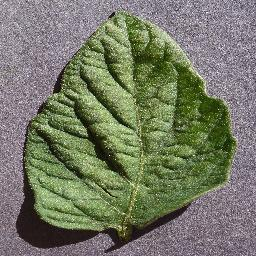
#> input picture dataset/Healthy/00bce074-967b-4d50-967a-31fdaa35e688___RS_HL 0223.JPG, 256 x 256 px
$ python -i severity.py   (imports and definitions only)
#> lines starting #> are read from the running program, lines starting #| are printed output that depends on the picture; after the words box and inside, x2 and y2 are one past the last pixel; in counts of white or black regions, pixels touching at a corner belong together
import cv2
import numpy as np


def estimate_severity(image_path):

    # Read image
    image = cv2.imread(image_path)
#> image is the input picture: shape (256, 256, 3); mean B, G, R 101.8, 121.5, 117.4

    if image is None:
        raise ValueError("Unable to read the uploaded image.")

    # Resize image
    image = cv2.resize(image, (500, 500))
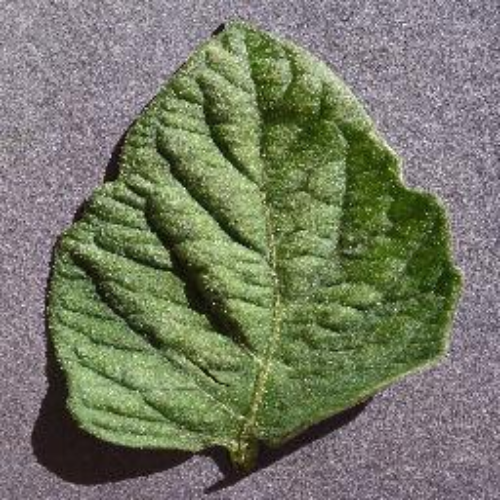
#> image: shape (500, 500, 3); mean B, G, R 101.6, 121.4, 117.2

    # Convert BGR to HSV
    hsv = cv2.cvtColor(image, cv2.COLOR_BGR2HSV)
#> hsv: shape (500, 500, 3); mean H, S, V 89, 70, 126.9

    # ---------------------------------
    # STEP 1: LEAF SEGMENTATION
    # ---------------------------------

    height, width = image.shape[:2]
#> height = 500; width = 500

    mask = np.zeros((height, width), np.uint8)

    background_model = np.zeros((1, 65), np.float64)
    foreground_model = np.zeros((1, 65), np.float64)

    rectangle = (
        5,
        5,
        width - 10,
        height - 10
    )
#> rectangle = (5, 5, 490, 490)

    cv2.grabCut(
        image,
        mask,
        rectangle,
        background_model,
        foreground_model,
        5,
        cv2.GC_INIT_WITH_RECT
    )

    leaf_mask = np.where(
        (mask == cv2.GC_FGD) |
        (mask == cv2.GC_PR_FGD),
        255,
        0
    ).astype("uint8")

    # Keep largest foreground region
    contours, _ = cv2.findContours(
        leaf_mask,
        cv2.RETR_EXTERNAL,
        cv2.CHAIN_APPROX_SIMPLE
    )
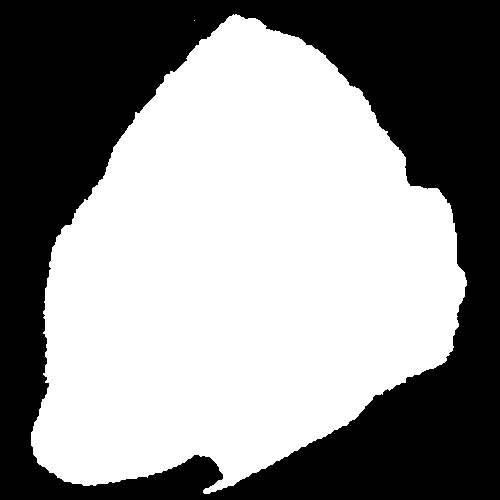
#> leaf_mask: shape (500, 500); 56% white; 1 black region, box (x1, y1, x2, y2) and area: (0, 0, 500, 500) 110094

    if not contours:
        raise ValueError("Leaf region could not be detected.")

    largest_contour = max(
        contours,
        key=cv2.contourArea
    )

    leaf_mask = np.zeros_like(leaf_mask)

    cv2.drawContours(
        leaf_mask,
        [largest_contour],
        -1,
        255,
        thickness=cv2.FILLED
    )
#> leaf_mask: shape (500, 500); 56% white; 1 black region, box (x1, y1, x2, y2) and area: (0, 0, 500, 500) 110095

    # ---------------------------------
    # STEP 2: DISEASE REGION DETECTION
    # ---------------------------------

    # Brown and yellow lesion ranges
    lower_brown = np.array([5, 40, 20])
    upper_brown = np.array([25, 255, 220])

    lower_yellow = np.array([20, 40, 40])
    upper_yellow = np.array([35, 255, 230])

    brown_mask = cv2.inRange(
        hsv,
        lower_brown,
        upper_brown
    )
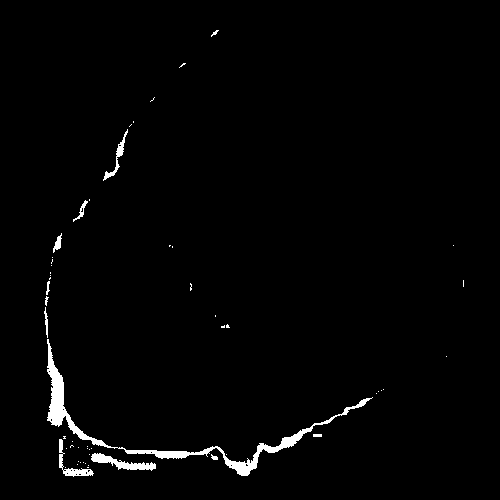
#> brown_mask: shape (500, 500); 1.6% white; 55 white regions (43 under 20 px), largest, box (x1, y1, x2, y2) and area: (47, 339, 373, 476) 2662, (91, 453, 156, 471) 454, (59, 439, 94, 477) 300

    yellow_mask = cv2.inRange(
        hsv,
        lower_yellow,
        upper_yellow
    )
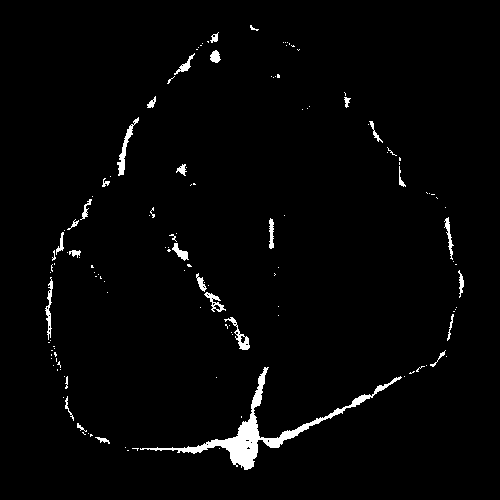
#> yellow_mask: shape (500, 500); 2.2% white; 135 white regions (103 under 20 px), largest, box (x1, y1, x2, y2) and area: (140, 367, 402, 470) 2628, (117, 117, 139, 176) 285, (224, 317, 250, 350) 204

    disease_mask = cv2.bitwise_or(
        brown_mask,
        yellow_mask
    )
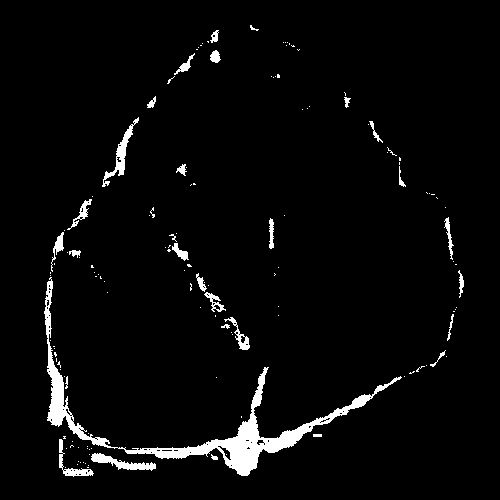
#> disease_mask: shape (500, 500); 3.6% white; 138 white regions (107 under 20 px), largest, box (x1, y1, x2, y2) and area: (44, 277, 402, 476) 5406, (102, 117, 139, 187) 489, (91, 453, 156, 471) 454

    # Consider disease pixels only inside leaf
    disease_mask = cv2.bitwise_and(
        disease_mask,
        leaf_mask
    )

    # Remove small noise
    kernel = np.ones((3, 3), np.uint8)

    disease_mask = cv2.morphologyEx(
        disease_mask,
        cv2.MORPH_OPEN,
        kernel
    )
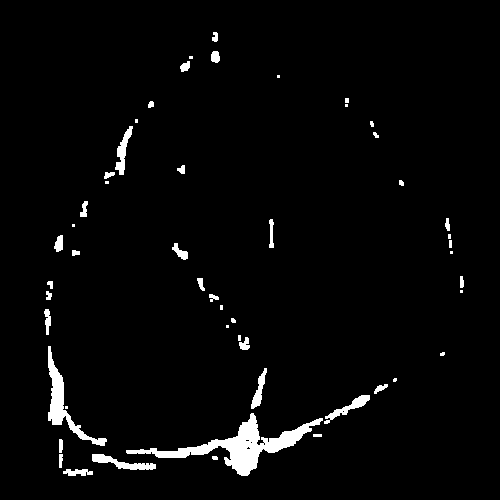
#> disease_mask: shape (500, 500); 2.9% white; 52 white regions (15 under 20 px), largest, box (x1, y1, x2, y2) and area: (126, 413, 323, 476) 2865, (48, 346, 107, 446) 1135, (92, 454, 156, 470) 426

    # ---------------------------------
    # STEP 3: SEVERITY CALCULATION
    # ---------------------------------

    total_leaf_pixels = cv2.countNonZero(leaf_mask)
#> total_leaf_pixels = 139905

    affected_pixels = cv2.countNonZero(disease_mask)
#> affected_pixels = 7342

    if total_leaf_pixels == 0:
        raise ValueError("Unable to identify leaf area.")

    severity_percentage = round(
        (affected_pixels / total_leaf_pixels) * 100,
        2
    )
#> severity_percentage = 5.25

    # ---------------------------------
    # STEP 4: SEVERITY CLASSIFICATION
    # ---------------------------------

    if severity_percentage < 20:
        severity_level = "Low"

    elif severity_percentage < 50:
        severity_level = "Medium"

    else:
        severity_level = "High"

    return {
        "severity_percentage": severity_percentage,
        "severity_level": severity_level
    }

>>> result = estimate_severity('dataset/Healthy/00bce074-967b-4d50-967a-31fdaa35e688___RS_HL 0223.JPG')
#> result = {'severity_percentage': 5.25, 'severity_level': 'Low'}

$ run again, on dataset/Healthy/0a0d6a11-ddd6-4dac-8469-d5f65af5afca___RS_HL 0555.JPG
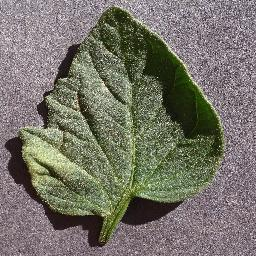
#> input picture dataset/Healthy/0a0d6a11-ddd6-4dac-8469-d5f65af5afca___RS_HL 0555.JPG, 256 x 256 px
#> in estimate_severity, image is the input picture: shape (256, 256, 3); mean B, G, R 105.2, 115.6, 118.3
#> image: shape (500, 500, 3)
#> hsv: shape (500, 500, 3); mean H, S, V 100.5, 55, 122
#> in estimate_severity, `contours, _ = cv2.findContours( leaf_mask, cv2.RETR_EXTERNAL, cv2.CHAI..`:
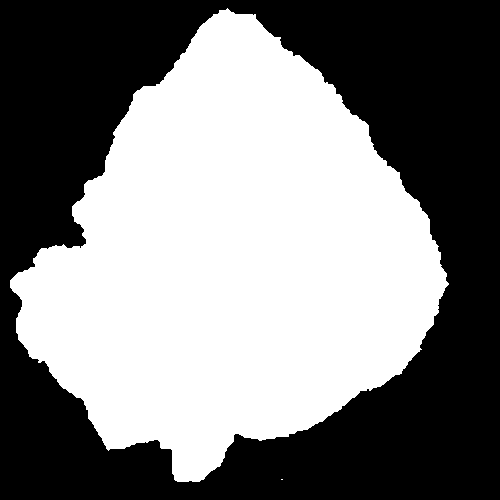
#> leaf_mask: shape (500, 500); 50.2% white; 1 black region, box (x1, y1, x2, y2) and area: (0, 0, 500, 500) 124616
#> brown_mask: shape (500, 500); 2.2% white; 56 white regions (43 under 20 px), largest, box (x1, y1, x2, y2) and area: (29, 257, 216, 480) 2694, (79, 84, 158, 249) 1124, (264, 388, 358, 402) 350
#> yellow_mask: shape (500, 500); 8.4% white; 279 white regions (261 under 20 px), largest, box (x1, y1, x2, y2) and area: (35, 11, 241, 473) 16590, (174, 86, 221, 125) 696, (195, 248, 249, 274) 670
#> in estimate_severity, `disease_mask = cv2.morphologyEx( disease_mask, cv2.MORPH_OPEN, kernel )`:
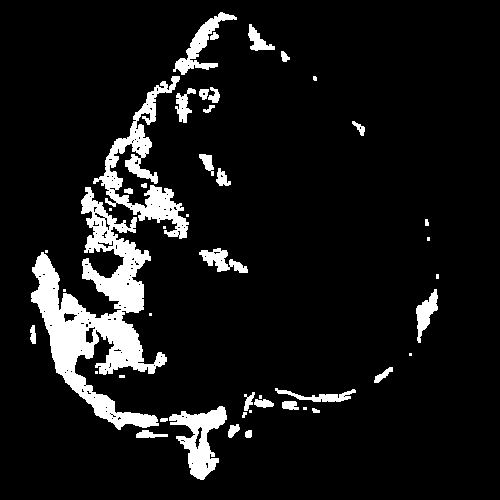
#> disease_mask: shape (500, 500); 9% white; 46 white regions (15 under 20 px), largest, box (x1, y1, x2, y2) and area: (31, 187, 167, 430) 11367, (93, 76, 189, 239) 3867, (169, 406, 227, 480) 1916
#> affected_pixels = 22390
#> severity_percentage = 17.86
#> result = {'severity_percentage': 17.86, 'severity_level': 'Low'}

$ run again, on dataset/Healthy/0a86ddc0-4950-4efc-9260-0f16d4db046b___RS_HL 0469.JPG
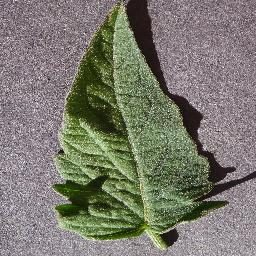
#> input picture dataset/Healthy/0a86ddc0-4950-4efc-9260-0f16d4db046b___RS_HL 0469.JPG, 256 x 256 px
#> in estimate_severity, image is the input picture: shape (256, 256, 3); mean B, G, R 110.6, 121.9, 123
#> image: shape (500, 500, 3)
#> hsv: shape (500, 500, 3); mean H, S, V 108.8, 54.2, 128.5
#> in estimate_severity, `contours, _ = cv2.findContours( leaf_mask, cv2.RETR_EXTERNAL, cv2.CHAI..`:
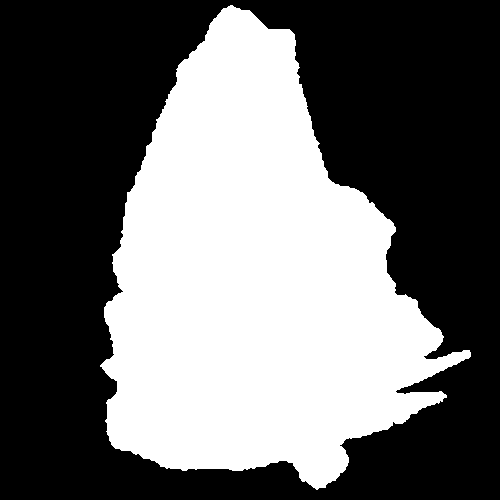
#> leaf_mask: shape (500, 500); 41.8% white; 1 white region, box (x1, y1, x2, y2) and area: (100, 5, 471, 490) 104599
#> brown_mask: shape (500, 500); 1.9% white; 40 white regions (29 under 20 px), largest, box (x1, y1, x2, y2) and area: (238, 6, 425, 394) 3583, (187, 4, 233, 62) 319, (321, 450, 348, 468) 249
#> yellow_mask: shape (500, 500); 2.5% white; 91 white regions (69 under 20 px), largest, box (x1, y1, x2, y2) and area: (125, 0, 272, 230) 2723, (365, 258, 421, 394) 855, (301, 146, 364, 253) 681
#> in estimate_severity, `disease_mask = cv2.morphologyEx( disease_mask, cv2.MORPH_OPEN, kernel )`:
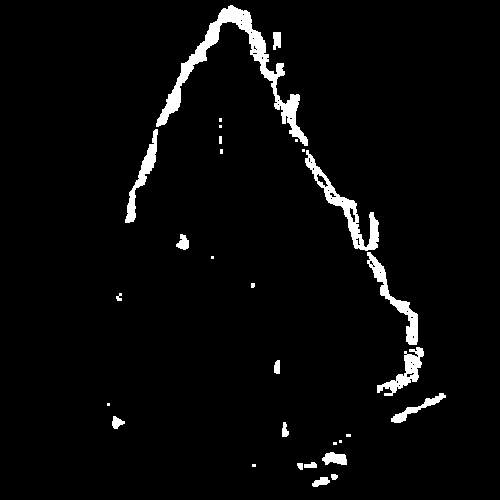
#> disease_mask: shape (500, 500); 3.5% white; 30 white regions (12 under 20 px), largest, box (x1, y1, x2, y2) and area: (156, 5, 308, 146) 3262, (305, 150, 379, 251) 1393, (367, 252, 418, 345) 969
#> affected_pixels = 8727
#> severity_percentage = 8.34
#> result = {'severity_percentage': 8.34, 'severity_level': 'Low'}
